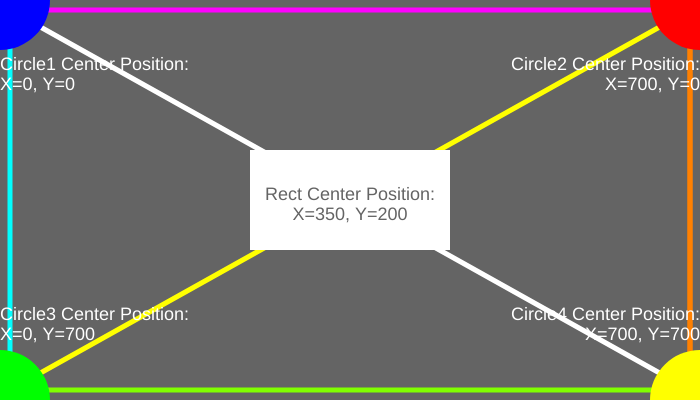
Frame 1 (no input)
Frame 60 (no input): identical to frame 1, image omitted
Frame 120 (the mouse pressed at the canvas centre since frame 60): identical to frame 1, image omitted

The p5.js sketch that drew this single still picture (run headless with seeded random() and noise() and a simulated clock; from frame 60 on, the mouse is pressed at the canvas centre):

// p5.js sketch
// ── sketch.js
//DAT405 / GAD405
//S2-02_Coordinates

//Initialization function
function setup() {
  //Set the size of rendering window - pixels
  createCanvas(700, 400);

  //Set the size of all text
  textSize(18);

  /*No stroke for shapes...I moved it, it interfered with the lines between
   the circles*/

}

//Rendering function
function draw() {
  //Erase all canvas. Set the color to white
  background(100);
  /*This is the point where I ,as the student, add in the coloured
  lines*/
  /*Line between blue and red circle
  the stroke command affects the colour of the stroke
  strokeWeight affects the thickness of the stroke
  line is a line between two coordinates in the form of (x1,y1,x2,y2)*/
  stroke(255,0,255);
  strokeWeight(5);
  line(0,10,700,10);
  //line between green circle and yellow circle
  stroke(127.5,255,0);
  line(0,390,700,390);
  //line between green circle and blue circle
  stroke(0,255,255);
  line(10,390,10,10);
  //line between red circle and yellow circle
  stroke(255,127.5,0);
  line(690,390,690,10);
  //line between red circle and yellow circle
  stroke(255,127.5,0);
  line(690,390,690,10);
  /*line between blue circle and yellow circle,putting only 255  puts 255
  for all the r,g,b values making white*/
  stroke(255);
  line(10,10,690,390);
  //line between red circle and green circle
  stroke(255,255,0);
  line(690,10,10,390);
//The moved noStroke;
noStroke();
  //This is the point where my input ends

  //Center shape position and color
  fill(255);
  rectMode(CENTER);
  rect(350, 200, 200, 100);
  //Set text preferences for circle0
  textAlign(CENTER);
  fill(100);
  text("Rect Center Position:", 350, 200);
  text("X=350, Y=200", width/2, height/2+20);

  //Top left corner shape position and color
  fill(0, 0, 255);
  ellipse(0, 0, 100, 100);
  //Set text preferences for circle1
  textAlign(LEFT);
  fill(255);
  text("Circle1 Center Position:", 0, 70);
  text("X=0, Y=0", 0, 90);

  //Top right corner shape position and color
  fill(255, 0, 0);
  ellipse(width, 0, 100, 100);
  //Set text preferences for circle2
  textAlign(RIGHT);
  fill(255);
  text("Circle2 Center Position:", width, 70);
  text("X=700, Y=0", width, 90);

  //Bottom right corner shape position and color
  fill(0, 255, 0);
  ellipse(0, height, 100, 100);
  //Set text preferences for circle3
  textAlign(LEFT);
  fill(255);
  text("Circle3 Center Position:", 0, height-80);
  text("X=0, Y=700", 0, height-60);

  //Top right corner shape position and color
  fill(255, 255, 0);
  ellipse(width, height, 100, 100);
  //Set text preferences for circle4
  textAlign(RIGHT);
  fill(255);
  text("Circle4 Center Position:", width, height-80);
  text("X=700, Y=700", width, height-60);
}
